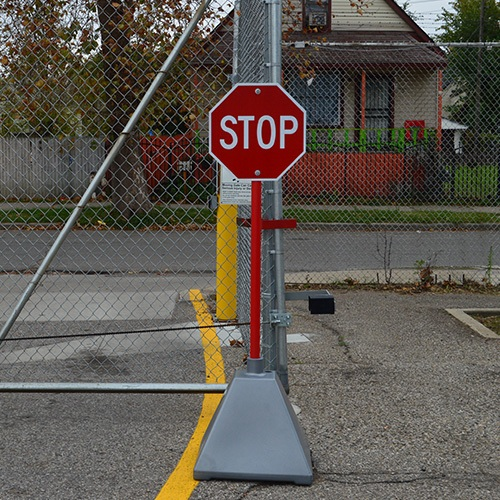
//> input picture least-square/stop2.jpg, 500 x 500 px
$ ./least-square stop2.jpg   (built with g++ and OpenCV 4)
//> lines starting //> are read from the running program, lines starting //| are printed output that depends on the picture; after the words box and inside, x2 and y2 are one past the last pixel; in counts of white or black regions, pixels touching at a corner belong together
#include "opencv2/imgproc.hpp"
#include "opencv2/imgcodecs.hpp"
#include "opencv2/highgui.hpp"
#include <cstdlib>
#include <iostream>
#include <vector>
#include <list>

using namespace cv;

struct Config {
  Mat bgr_img;
  Mat hsv_img;
  Mat hsv_img_thresholded;
  Mat noise_free;
  Mat boundary;
  Mat thinned_boundary;
  Mat strip_tree;
  Mat corners;
  Mat final;

  int low_h;
  int high_h;
  int low_s;
  int high_s;
  int low_v;
  int high_v;

  int line_length;
};

bool isEdge(Mat &image, int i, int j)
{
  if (image.at<unsigned char>(i,j) == 255)
  {
    if (i > 0 && j > 0 && image.at<unsigned char>(i-1,j-1) == 0) return true;
    if (i > 0 && image.at<unsigned char>(i-1,j) == 0) return true;
    if (i > 0 && j < image.cols && image.at<unsigned char>(i-1,j+1) == 0) return true;
    if (j > 0 && image.at<unsigned char>(i,j-1) == 0) return true;
    if (j < image.cols && image.at<unsigned char>(i,j+1) == 0) return true;
    if (i < image.rows && j > 0 && image.at<unsigned char>(i+1,j-1) == 0) return true;
    if (i < image.rows && image.at<unsigned char>(i+1,j) == 0) return true;
    if (i < image.rows && j < image.cols && image.at<unsigned char>(i+1,j+1) == 0) return true;
  }

  return false;
}
bool changesConnectivity(Mat &image, int i, int j)
{
  int num_neighbors = 0;
  Mat local_area = Mat::zeros(3,3, CV_8U);

  for (int n = 0; n < 3; n++)
  {
    for (int m = 0; m < 3; m++)
    {
      //Keep the center a 0
      if (!(n == 1 && m == 1))
      {
        local_area.at<unsigned char>(n,m) = image.at<unsigned char>(i - 1 + n, j - 1 + m);

        if (local_area.at<unsigned char>(n,m) == 255)
        {
          num_neighbors++;
        }
      }
    }
  }
  /*
  if (local_area.at<unsigned char>(0,0) == 0 && local_area.at<unsigned char>(0,1) == 0 &&
      local_area.at<unsigned char>(0,2) == 0 && local_area.at<unsigned char>(1,0) == 0 &&
      local_area.at<unsigned char>(1,2) == 0 && local_area.at<unsigned char>(2,0) == 255 &&
      local_area.at<unsigned char>(2,1) == 255 && local_area.at<unsigned char>(2,2) == 255){
        std::cout << local_area << std::endl;
      }
  */
  if (num_neighbors > 1)
  {
    Mat labels;
    int num_components = connectedComponents(local_area, labels, 8);
    if (num_components == 2) //Only a foreground and background
    {
      return false;
    }
  }
  return true;
// [13 lines of commented-out code are left out]
}

void thin(Mat &image)
{
  bool was_changed = true;
  int count = 0;
  while (was_changed)
  {
    was_changed = false;

    //Thin from top
    for (int j = 0; j < image.cols; j++)
    {
      for (int i = 0; i < image.rows; i++)
      {
        if (image.at<unsigned char>(i,j) == 255)
        {
          count++;
          if (!changesConnectivity(image, i, j))
          {
            image.at<unsigned char>(i,j) = 0;
            was_changed = true;
          }
          break;
        }
      }
    }
    std::cout << count;

    //Thin from right
    for (int i = 0; i < image.rows; i++)
    {
      for (int j = image.cols - 1; j >= 0; j--)
      {
        if (image.at<unsigned char>(i,j) == 255)
        {
          if (!changesConnectivity(image, i, j))
          {
            image.at<unsigned char>(i,j) = 0;
            was_changed = true;
          }
          break;
        }
      }
    }

    //Thin from bottom
    for (int j = 0; j < image.cols; j++)
    {
      for (int i = image.rows - 1; i >= 0; i--)
      {
        if (image.at<unsigned char>(i,j) == 255)
        {
          if (!changesConnectivity(image, i, j))
          {
            image.at<unsigned char>(i,j) = 0;
            was_changed = true;
          }
          break;
        }
      }
    }

    //Thin from left
    for (int i = 0; i < image.rows; i++)
    {
      for (int j = 0; j < image.cols; j++)
      {
        if (image.at<unsigned char>(i,j) == 255)
        {
          if (!changesConnectivity(image, i, j))
          {
            image.at<unsigned char>(i,j) = 0;
            was_changed = true;
          }
          break;
        }
      }
    }
  }
}

void drawBoundary(Mat &source, Mat &target, int i, int j, std::vector<Point> &boundary_points)
{
  Point p;
  p.x = j;
  p.y = i;
  boundary_points.push_back(p);
  //std::cout<< i << " " << j << std::endl;
  target.at<unsigned char>(i,j) = 255;
  if (isEdge(source, i - 1, j) && target.at<unsigned char>(i - 1,j) == 0) drawBoundary(source, target, i - 1, j, boundary_points);
  if (isEdge(source, i - 1, j + 1) && target.at<unsigned char>(i - 1, j + 1) == 0) drawBoundary(source, target, i - 1, j + 1, boundary_points);
  if (isEdge(source, i, j + 1) && target.at<unsigned char>(i, j + 1) == 0) drawBoundary(source, target, i, j + 1, boundary_points);
  if (isEdge(source, i + 1, j + 1) && target.at<unsigned char>(i + 1, j + 1) == 0) drawBoundary(source, target, i + 1, j + 1, boundary_points);
  if (isEdge(source, i + 1, j) && target.at<unsigned char>(i + 1, j) == 0) drawBoundary(source, target, i + 1, j, boundary_points);
  if (isEdge(source, i + 1, j - 1) && target.at<unsigned char>(i + 1, j - 1) == 0) drawBoundary(source, target, i + 1, j - 1, boundary_points);
  if (isEdge(source, i, j - 1) && target.at<unsigned char>(i, j - 1) == 0) drawBoundary(source, target, i, j - 1, boundary_points);
  if (isEdge(source, i - 1, j - 1) && target.at<unsigned char>(i - 1, j - 1) == 0) drawBoundary(source, target, i - 1, j - 1, boundary_points);
}

// [45 lines left out: functions get_furthest_point, split, not called in this run]

std::vector<std::vector<Point> > split_at_intersection_points(std::vector<Point> &boundary_points, Vec4f &major, Mat &image)
{
  std::vector<std::vector<Point> > split_boundary;

  //Get fitted line vector direction
  double vx = major[0];
  double vy = major[1];

  //Get origin fitted vector is respect to for line
  double ox = major[2];
  double oy = major[3];

  int intersection1;
  int intersection2;
  double min = 1000;
  double max = -1000;
  for (int i = 0; i < boundary_points.size(); i++)
  {
    //Get vector to current point from origin
    double px = boundary_points[i].x - ox;
    double py = boundary_points[i].y - oy;

    //Normalize vector
    double length = sqrt(px * px + py * py);
    px /= length;
    py /= length;

    //std::cout << "Point #: " << i << " x = " << thinned_boundary_points[i].x << "; y = " << thinned_boundary_points[i].y
    //          << "; Dot Product: " << x *  0.462352 + y * -0.886696 << std::endl;

    double dot_product = px *  vx + py * vy;
    if (dot_product < min)
    {
      intersection1 = i;
      min = dot_product;
    }
    if (dot_product > max)
    {
      intersection2 = i;
      max = dot_product;
    }
  }

  circle(image, boundary_points[intersection1], 5, Scalar(255, 0, 0));
  circle(image, boundary_points[intersection2], 5, Scalar(255, 0, 0));

  //Generate separate vectors of points and put into split_boundary
  if (intersection1 < intersection2)
  {
    std::vector<Point> set1 (boundary_points.begin() + intersection1, boundary_points.begin() + intersection2);

    std::vector<Point> set2 (boundary_points.begin() + intersection2, boundary_points.end());
    for (int i = 0; i < intersection1; i++)
    {
      set2.push_back(boundary_points[i]);
    }

    split_boundary.push_back(set1);
    split_boundary.push_back(set2);
  }
  else
  {
    std::vector<Point> set1 (boundary_points.begin() + intersection2, boundary_points.begin() + intersection1);

    std::vector<Point> set2 (boundary_points.begin() + intersection1, boundary_points.end());
    for (int i = 0; i < intersection2; i++)
    {
      set2.push_back(boundary_points[i]);
    }

    split_boundary.push_back(set1);
    split_boundary.push_back(set2);
  }

  //Debug info
  /*
  std::cout << "Size of split_boundary: " << split_boundary.size() << ", Size of boundary_points: " << boundary_points.size()
            << ", Size of split_boundary[0]: " << split_boundary[0].size() << ", Size of split_boundary[1]: " << split_boundary[1].size() << std::endl;
  std::cout << "Intersection1: " << intersection1 << ", Intersection2: " << intersection2 << std::endl;
  */

  return split_boundary;
}

void split_at_extreme_points(std::vector<std::vector<Point> > &boundary_lines, const std::vector<Point> &boundary_section, Mat &image)
{
  if (boundary_section.size() < 9)
  {
    boundary_lines.push_back(boundary_section);
    return;
  }

  Vec4f major;
// [9 lines of commented-out code are left out]
  cv::fitLine(boundary_section, major, cv::DIST_L2, 1, 0.001, 0.001);

  Point pmajor1, pmajor2, pminor1, pminor2;
  pmajor1.x = major[2] - 2000 * major[0];
  pmajor1.y = major[3] - 2000 * major[1];
  pmajor2.x = major[2] + 2000 * major[0];
  pmajor2.y = major[3] + 2000 * major[1];

  //cv::line(image, pmajor1, pmajor2, Scalar(255,0,0), 2);

  //Get fitted line vector direction PERPENDICULAR
  double vx = major[1] * -1;
  double vy = major[0];

  //Get origin fitted vector is respect to for line
  double ox = major[2];
  double oy = major[3];

  std::list<std::pair<double,int> > dot_products;
  for (int i = 0; i < boundary_section.size(); i++)
  {
    //Get vector to current point from origin
    double px = boundary_section[i].x - ox;
    double py = boundary_section[i].y - oy;

    //Normalize vector
    double length = sqrt(px * px + py * py);
    px /= length;
    py /= length;

    //std::cout << "Point #: " << i << " x = " << thinned_boundary_points[i].x << "; y = " << thinned_boundary_points[i].y
    //          << "; Dot Product: " << x *  0.462352 + y * -0.886696 << std::endl;

    double dot_product = px *  vx + py * vy;
    std::pair<double,int> current_dot_prod (abs(dot_product),i);
    dot_products.push_back(current_dot_prod);
  }

  dot_products.sort();
  // [7 lines of commented-out code are left out]

  if (dot_products.back().first < 0.1)
  {
    boundary_lines.push_back(boundary_section);
    return;
  }
  else
  {
    int split_location = dot_products.back().second;
    std::vector<Point> set1 (boundary_section.begin(), boundary_section.begin() + split_location);
    std::vector<Point> set2 (boundary_section.begin() + split_location, boundary_section.end());

    split_at_extreme_points(boundary_lines, set1, image);
    split_at_extreme_points(boundary_lines, set2, image);
  }
}

void get_lines(std::vector<Point> &boundary_points, Mat &image)
{
  Vec4f major;
  cv::fitLine(boundary_points, major, cv::DIST_L2, 1, 0.001, 0.001);

  //Output debug info
  std::cout << "Line[0]: " << major[0] << " Line[1]: " << major[1] << " Line[2]: " << major[2] << " Line[3]: " << major[3] << std::endl;

  Point pmajor1, pmajor2, pminor1, pminor2;
  pmajor1.x = major[2] - 2000 * major[0];
  pmajor1.y = major[3] - 2000 * major[1];
  pmajor2.x = major[2] + 2000 * major[0];
  pmajor2.y = major[3] + 2000 * major[1];

  cv::line(image, pmajor1, pmajor2, Scalar(255,0,0), 2);

  std::vector<std::vector<Point> > split_boundary = split_at_intersection_points(boundary_points, major, image);

  //Do recursively
  //Pass a set of points, calculate the extreme
  //If extreme is below a certain threshold (or num points) push into a referenced vector
  //If not, create a set (vector) of points splitting at extremum, and continue recursively on each
  std::vector<std::vector<Point> > boundary_lines;
  split_at_extreme_points(boundary_lines, split_boundary[0], image);
  split_at_extreme_points(boundary_lines, split_boundary[1], image);

  for (int i = 0; i < boundary_lines.size(); i++)
  {
    Vec4f major;
    cv::fitLine(boundary_lines[i], major, cv::DIST_L2, 1, 0.001, 0.001);

    Point pmajor1, pmajor2, pminor1, pminor2;
    pmajor1.x = major[2] - 2000 * major[0];
    pmajor1.y = major[3] - 2000 * major[1];
    pmajor2.x = major[2] + 2000 * major[0];
    pmajor2.y = major[3] + 2000 * major[1];

    cv::line(image, pmajor1, pmajor2, Scalar(255,0,0), 1);
  }
  std::cout << "Size of boundary_lines: " << boundary_lines.size() << std::endl;
// [83 lines of commented-out code are left out]

}

bool is_unique(Vec2f &line, std::vector<Vec2f> &unique_lines)
{
  float rho = line[0], theta = line[1];
  float rho_threshold = 66;
  float theta_threshold = 5 * (CV_PI / 180);

  for (size_t i = 0; i < unique_lines.size(); i++)
  {
    float rho_i = unique_lines[i][0], theta_i = unique_lines[i][1];
    if (abs(rho - rho_i) < rho_threshold && abs(theta - theta_i) < theta_threshold) return false;
  }

  return true;
}

int main(int argc, char** argv)
{
  //Read in image from input
  if (argc < 2)
  {
    std::cout << "Proper use is ./boundary <image-name>" << std::endl;
    return EXIT_FAILURE;
  }

  for (int i = 1; i < argc; i++) {
    Config r;
    r.bgr_img = imread(argv[i], -1);
//> r.bgr_img is the input picture: 500 rows x 500 cols, CV_8UC3; mean B, G, R 80, 87.5, 93.8
  	if (r.bgr_img.empty()) {return -1;}

    //Initialize HSV image
    cvtColor(r.bgr_img, r.hsv_img, COLOR_BGR2HSV);
//> r.hsv_img: 500 rows x 500 cols, CV_8UC3; mean H, S, V 45.8, 61.2, 97.5

    namedWindow("Original Image", WINDOW_AUTOSIZE);
    imshow("Original Image", r.bgr_img);

    namedWindow("HSV Image Thresholded", WINDOW_AUTOSIZE);
    namedWindow("Noise Free Image", WINDOW_AUTOSIZE);
    namedWindow("Boundary", WINDOW_AUTOSIZE);
    namedWindow("Thinned Boundary", WINDOW_AUTOSIZE);
    namedWindow("Strip Tree Lines", WINDOW_AUTOSIZE);
    namedWindow("Final Image", WINDOW_AUTOSIZE);
    //namedWindow("Threshold Slider", WINDOW_AUTOSIZE);

    r.low_h = 0;
    r.high_h = 179;
    r.low_s = 159;//0;
    r.high_s = 255;//237;//170;
    r.low_v = 93;//1;
    r.high_v = 183;//255;

    inRange(r.hsv_img, Scalar(r.low_h, r.low_s, r.low_v), Scalar(r.high_h, r.high_s, r.high_v), r.hsv_img_thresholded);
//> r.hsv_img_thresholded: 500 rows x 500 cols, CV_8UC1; 4.3% white; 361 white regions (343 under 20 px), largest, box (x1, y1, x2, y2) and area: (212, 86, 303, 178) 5184, (250, 181, 296, 358) 1871, (216, 205, 238, 321) 1755
    imshow("HSV Image Thresholded", r.hsv_img_thresholded);

    Mat labels, stats, centroids;
    int num_components = connectedComponentsWithStats(r.hsv_img_thresholded,
      labels, stats, centroids, 4);
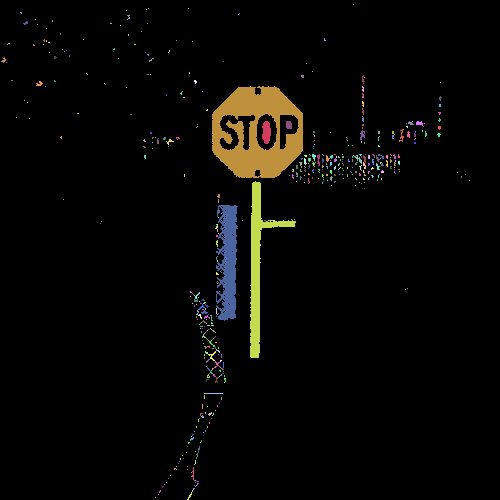
//> labels: 500 rows x 500 cols, CV_32SC1; 538 distinct labels, from 0 to 537; one colour per label, 0 black
//> stats = 538 rows, first 6: [0, 0, 500, 500, 239188], [353, 4, 1, 1, 1], [148, 8, 1, 1, 1], [188, 8, 1, 1, 1], [146, 9, 1, 1, 1], [126, 10, 1, 1, 1]; centroids = 538 pairs, first value 3.36 to 469, second value 4 to 497; num_components = 538

    r.noise_free = Mat::zeros(r.hsv_img_thresholded.rows, r.hsv_img_thresholded.cols, CV_8U);
    for(int i = 0; i < r.noise_free.rows; i++) {
      for(int j = 0; j < r.noise_free.cols; j++) {
        int label = labels.at<int>(i,j);
        if (stats.at<int>(label, CC_STAT_AREA) > 2000 && stats.at<int>(label, CC_STAT_AREA) < 30000)
        {
          r.noise_free.at<unsigned char>(i,j) = 255;
        }
      }
    }
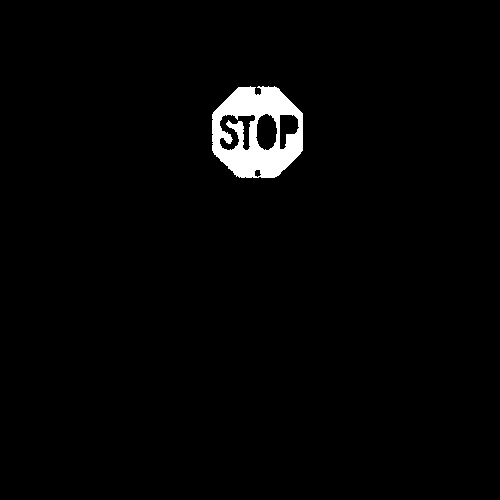
//> r.noise_free: 500 rows x 500 cols, CV_8UC1; 2.1% white; 1 white region, box (x1, y1, x2, y2) and area: (212, 86, 303, 178) 5184

    r.boundary = Mat::zeros(r.noise_free.rows, r.noise_free.cols, CV_8U);

    std::vector<Point> boundary_points;

    //Find a Boundary
    bool done = false;
    for(int i = 0; i < r.noise_free.rows; i++) {
      if (done) break;
      for(int j = 0; j < r.noise_free.cols; j++) {
        if (isEdge(r.noise_free, i, j))
        {
          drawBoundary(r.noise_free, r.boundary, i, j, boundary_points);
          done = true;
          break;
        }
      }
    }
//> this loop made 88 passes
//> done on passes 1 to 8: false, false, false, false, false, false, false, false
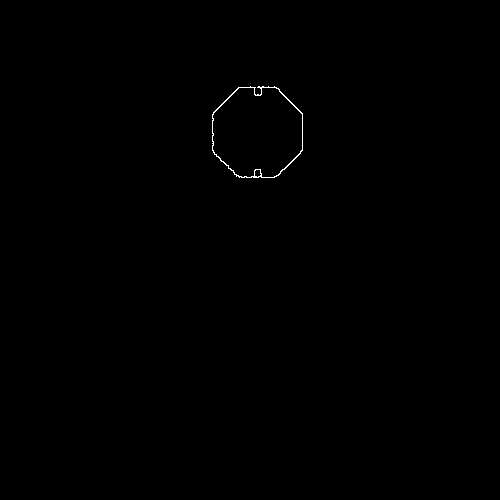
//> r.boundary: 500 rows x 500 cols, CV_8UC1; 0.17% white in thin lines or dots, all inside (x1, y1, x2, y2) = (212, 86, 303, 178)
//> after the loop, boundary_points = contour of 430 points, box (x1, y1, x2, y2) (212, 86, 303, 178), area 3646; done = true

    r.thinned_boundary = r.boundary.clone();
    thin(r.thinned_boundary);
//> the loop in thin, `while (was_changed)` made 3 passes
//> (count, was_changed) on passes 1 to 3: (91, true), (182, true), (273, false)
//> (printed output is left out)
//> after the loop in thin, `while (was_changed)`:
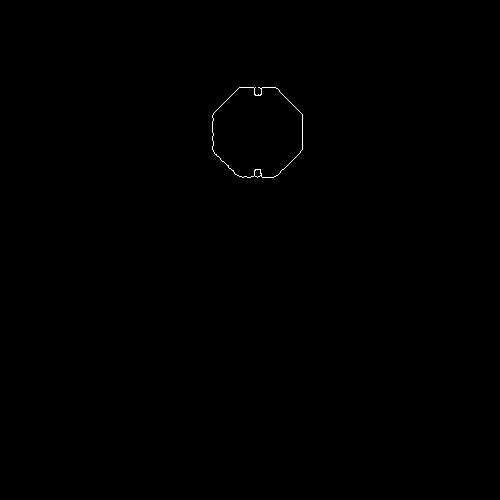
//> image: 500 rows x 500 cols, CV_8UC1; 0.12% white in thin lines or dots, all inside (x1, y1, x2, y2) = (212, 87, 303, 178)
//> after the loop in thin, `while (was_changed)`: was_changed = false; count = 273


    Mat dummy = Mat::zeros(r.thinned_boundary.rows, r.thinned_boundary.cols, CV_8U);
    std::vector<Point> thinned_boundary_points;

    //Find thinned boundary points
    done = false;
    for(int i = 0; i < r.thinned_boundary.rows; i++) {
      if (done) break;
      for(int j = 0; j < r.thinned_boundary.cols; j++) {
        if (isEdge(r.thinned_boundary, i, j))
        {
          drawBoundary(r.thinned_boundary, dummy, i, j, thinned_boundary_points);
          done = true;
          break;
        }
      }
    }
//> this loop made 89 passes
//> after the loop, thinned_boundary_points = contour of 299 points, box (x1, y1, x2, y2) (212, 87, 303, 178), area 6590; done = true
    // [27 lines of commented-out code are left out]
    r.strip_tree = r.thinned_boundary.clone();
    get_lines(thinned_boundary_points, r.strip_tree);
//> in get_lines, `cv::fitLine(boundary_points, major, cv::DIST_L2, 1, 0.001, 0.001);`: major = [0.116, -0.993, 256.5, 132.7]
//| Line[0]: 0.116056 Line[1]: -0.993243 Line[2]: 256.505 Line[3]: 132.702
//> in get_lines, `pmajor1.x = major[2] - 2000 * major[0];`: pmajor1 = Point(24, 0)
//> in get_lines, `pmajor1.y = major[3] - 2000 * major[1];`: pmajor1 = Point(24, 2119)
//> in get_lines, `pmajor2.x = major[2] + 2000 * major[0];`: pmajor2 = Point(488, 0)
//> in get_lines, `pmajor2.y = major[3] + 2000 * major[1];`: pmajor2 = Point(488, -1853)
//> in get_lines, `cv::line(image, pmajor1, pmajor2, Scalar(255,0,0), 2);`:
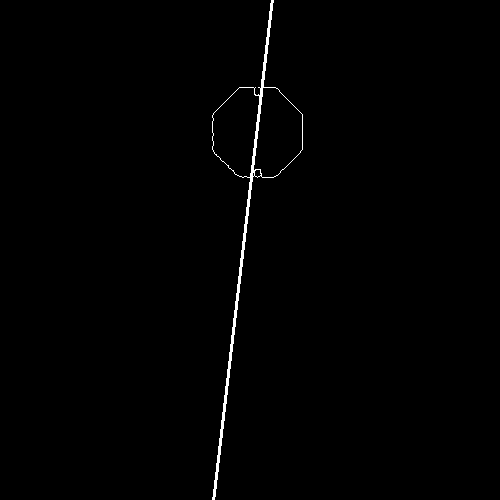
//> image: 500 rows x 500 cols, CV_8UC1; 0.72% white; 1 white region, box (x1, y1, x2, y2) and area: (212, 0, 303, 500) 1791
//> in split_at_intersection_points, `double vx = major[0];`: vx = 0.116
//> in split_at_intersection_points, `double vy = major[1];`: vy = -0.993
//> in split_at_intersection_points, `double ox = major[2];`: ox = 256.5
//> in split_at_intersection_points, `double oy = major[3];`: oy = 132.7
//> the loop in split_at_intersection_points, `for (int i = 0; i < boundary_points.size(); i++)` made 299 passes
//> (px, py, length, dot_product, min, max) on pass 1: (-0.358, -0.934, 48.94, 0.886, 0.886, 0.886)
//> the loop in split_at_extreme_points, `for (int i = 0; i < boundary_section.size(); i++)` made 112 passes
//> the loop in split_at_extreme_points (call 2), `for (int i = 0; i < boundary_section.size(); i++)` made 57 passes
//> the loop in get_lines, `for (int i = 0; i < boundary_lines.size(); i++)` made 49 passes
//> after the loop in get_lines, `for (int i = 0; i < boundary_lines.size(); i++)`:
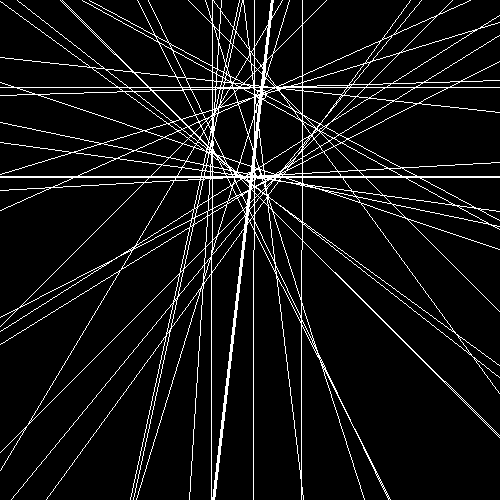
//> image: 500 rows x 500 cols, CV_8UC1; 7.4% white in thin lines or dots
//| Size of boundary_lines: 49

    //circle(r.strip_tree, thinned_boundary_points[p1], 5, Scalar(255, 0, 0));
    //circle(r.strip_tree, thinned_boundary_points[p2], 5, Scalar(255, 0, 0));

    imshow("Noise Free Image", r.noise_free);
    imshow("Boundary", r.boundary);
    imshow("Thinned Boundary", r.thinned_boundary);
    imshow("Strip Tree Lines", r.strip_tree);


    r.line_length = 25;
    //createTrackbar("Minimum Line Length Selector", "Threshold Slider", &r.line_length, 100, slider, &r);
    //slider(0, &r);
    //Edge detection

    std::vector<Vec2f> lines;
    std::vector<Vec2f> unique_lines;
    HoughLines(r.boundary, lines, 1, 3*CV_PI/180, r.line_length);


    int num_unique = 0;
    for (size_t i = 0; i < lines.size(); i++)
    {
      if (is_unique(lines[i], unique_lines))
      {
        unique_lines.push_back(lines[i]);
        num_unique++;
      }

      if (num_unique == 8) break;
    }
//> this loop made 9 passes


    r.final = r.boundary.clone();
    for (size_t i = 0; i < num_unique; i++)
      {
        float rho = unique_lines[i][0], theta = unique_lines[i][1];
        std::cout << rho << " " << theta << std::endl;
        Point pt1, pt2;
        double a = std::cos(theta), b = std::sin(theta);
        double x0 = a*rho, y0 = b*rho;
        pt1.x = cvRound(x0 + 2000*(-b));
        pt1.y = cvRound(y0 + 2000*(a));
        pt2.x = cvRound(x0 - 2000*(-b));
        pt2.y = cvRound(y0 - 2000*(a));
        line(r.final, pt1, pt2, Scalar(255,0,0), 2);
      }
//> this loop made 8 passes
//| 320 0.785398
//| 302 0
//| 87 1.5708
//| 212 0
//| 231 0.785398
//> (output is shown up to pass 5 of 8)
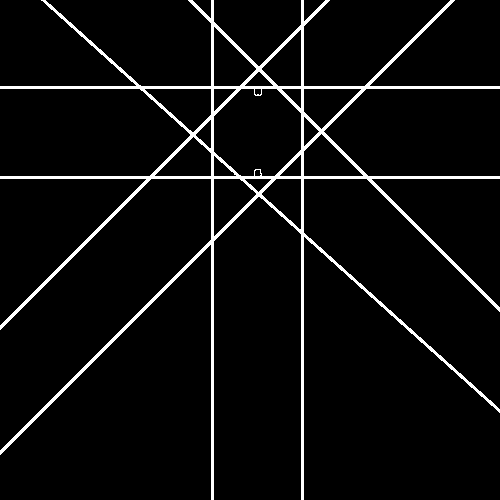
//> r.final: 500 rows x 500 cols, CV_8UC1; 5.2% white; 1 white region, box (x1, y1, x2, y2) and area: (0, 0, 500, 500) 13097

    imshow("Final Image", r.final);

  	waitKey(0);
    destroyWindow("Original Image");
    destroyWindow("HSV Image Thresholded");
    destroyWindow("Noise Free Image");
    destroyWindow("Boundary");
    destroyWindow("Thinned Boundary");
    destroyWindow("Strip Tree Lines");
    destroyWindow("Final Image");
    //destroyWindow("Threshold Slider");

  }

  return EXIT_SUCCESS;
}
